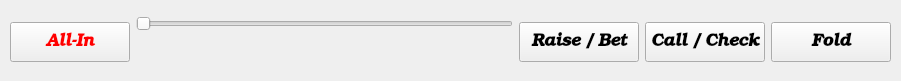
   <widget class="QWidget" name="button_bar" native="true">
    <property name="geometry">
     <rect>
      <x>220</x>
      <y>670</y>
      <width>901</width>
      <height>81</height>
     </rect>
    </property>
    <widget class="QWidget" name="horizontalLayoutWidget_2">
     <property name="geometry">
      <rect>
       <x>10</x>
       <y>10</y>
       <width>881</width>
       <height>64</height>
      </rect>
     </property>
     <layout class="QHBoxLayout" name="horizontalLayout">
      <item>
       <widget class="QPushButton" name="button_allin">
        <property name="minimumSize">
         <size>
          <width>120</width>
          <height>40</height>
         </size>
        </property>
        <property name="palette">
         <palette>
          <active>
           <colorrole role="WindowText">
            <brush brushstyle="SolidPattern">
             <color alpha="255">
              <red>255</red>
              <green>0</green>
              <blue>0</blue>
             </color>
            </brush>
           </colorrole>
           <colorrole role="Text">
            <brush brushstyle="SolidPattern">
             <color alpha="255">
              <red>255</red>
              <green>0</green>
              <blue>0</blue>
             </color>
            </brush>
           </colorrole>
           <colorrole role="ButtonText">
            <brush brushstyle="SolidPattern">
             <color alpha="255">
              <red>255</red>
              <green>0</green>
              <blue>0</blue>
             </color>
            </brush>
           </colorrole>
          </active>
          <inactive>
           <colorrole role="WindowText">
            <brush brushstyle="SolidPattern">
             <color alpha="255">
              <red>255</red>
              <green>0</green>
              <blue>0</blue>
             </color>
            </brush>
           </colorrole>
           <colorrole role="Text">
            <brush brushstyle="SolidPattern">
             <color alpha="255">
              <red>255</red>
              <green>0</green>
              <blue>0</blue>
             </color>
            </brush>
           </colorrole>
           <colorrole role="ButtonText">
            <brush brushstyle="SolidPattern">
             <color alpha="255">
              <red>255</red>
              <green>0</green>
              <blue>0</blue>
             </color>
            </brush>
           </colorrole>
          </inactive>
          <disabled>
           <colorrole role="WindowText">
            <brush brushstyle="SolidPattern">
             <color alpha="255">
              <red>159</red>
              <green>158</green>
              <blue>158</blue>
             </color>
            </brush>
           </colorrole>
           <colorrole role="Text">
            <brush brushstyle="SolidPattern">
             <color alpha="255">
              <red>159</red>
              <green>158</green>
              <blue>158</blue>
             </color>
            </brush>
           </colorrole>
           <colorrole role="ButtonText">
            <brush brushstyle="SolidPattern">
             <color alpha="255">
              <red>159</red>
              <green>158</green>
              <blue>158</blue>
             </color>
            </brush>
           </colorrole>
          </disabled>
         </palette>
        </property>
        <property name="font">
         <font>
          <family>URW Bookman L</family>
          <pointsize>13</pointsize>
          <weight>75</weight>
          <italic>true</italic>
          <bold>true</bold>
         </font>
        </property>
        <property name="styleSheet">
         <string notr="true"/>
        </property>
        <property name="text">
         <string>All-In</string>
        </property>
        <property name="checkable">
         <bool>false</bool>
        </property>
       </widget>
      </item>
      <item>
       <layout class="QVBoxLayout" name="verticalLayout_3">
        <item>
         <widget class="QSlider" name="slider_bet_size">
          <property name="font">
           <font>
            <pointsize>12</pointsize>
           </font>
          </property>
          <property name="maximum">
           <number>100</number>
          </property>
          <property name="orientation">
           <enum>Qt::Horizontal</enum>
          </property>
         </widget>
        </item>
        <item>
         <widget class="QLabel" name="bet_size">
          <property name="minimumSize">
           <size>
            <width>0</width>
            <height>25</height>
           </size>
          </property>
          <property name="maximumSize">
           <size>
            <width>16777215</width>
            <height>20</height>
           </size>
          </property>
          <property name="palette">
           <palette>
            <active>
             <colorrole role="WindowText">
              <brush brushstyle="SolidPattern">
               <color alpha="255">
                <red>255</red>
                <green>255</green>
                <blue>0</blue>
               </color>
              </brush>
             </colorrole>
            </active>
            <inactive>
             <colorrole role="WindowText">
              <brush brushstyle="SolidPattern">
               <color alpha="255">
                <red>255</red>
                <green>255</green>
                <blue>0</blue>
               </color>
              </brush>
             </colorrole>
            </inactive>
            <disabled>
             <colorrole role="WindowText">
              <brush brushstyle="SolidPattern">
               <color alpha="255">
                <red>159</red>
                <green>158</green>
                <blue>158</blue>
               </color>
              </brush>
             </colorrole>
            </disabled>
           </palette>
          </property>
          <property name="font">
           <font>
            <family>URW Bookman L</family>
            <pointsize>12</pointsize>
            <weight>75</weight>
            <italic>true</italic>
            <bold>true</bold>
           </font>
          </property>
          <property name="text">
           <string/>
          </property>
          <property name="alignment">
           <set>Qt::AlignCenter</set>
          </property>
         </widget>
        </item>
       </layout>
      </item>
      <item>
       <widget class="QPushButton" name="button_raise">
        <property name="minimumSize">
         <size>
          <width>120</width>
          <height>40</height>
         </size>
        </property>
        <property name="font">
         <font>
          <family>URW Bookman L</family>
          <pointsize>13</pointsize>
          <weight>75</weight>
          <italic>true</italic>
          <bold>true</bold>
         </font>
        </property>
        <property name="text">
         <string>Raise / Bet</string>
        </property>
       </widget>
      </item>
      <item>
       <widget class="QPushButton" name="button_call">
        <property name="minimumSize">
         <size>
          <width>120</width>
          <height>40</height>
         </size>
        </property>
        <property name="font">
         <font>
          <family>URW Bookman L</family>
          <pointsize>13</pointsize>
          <weight>75</weight>
          <italic>true</italic>
          <bold>true</bold>
         </font>
        </property>
        <property name="text">
         <string>Call / Check</string>
        </property>
       </widget>
      </item>
      <item>
       <widget class="QPushButton" name="button_fold">
        <property name="minimumSize">
         <size>
          <width>120</width>
          <height>40</height>
         </size>
        </property>
        <property name="font">
         <font>
          <family>URW Bookman L</family>
          <pointsize>13</pointsize>
          <weight>75</weight>
          <italic>true</italic>
          <bold>true</bold>
         </font>
        </property>
        <property name="text">
         <string>Fold</string>
        </property>
       </widget>
      </item>
     </layout>
    </widget>
   </widget>
